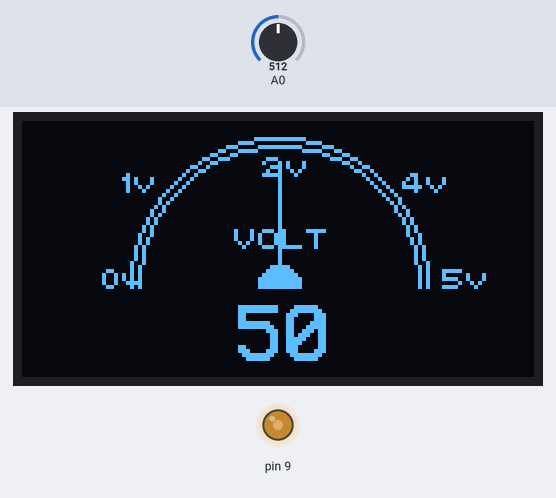
This sketch was run on a simulated Arduino Uno, built with avr-gcc and run on an emulated ATmega328P. Shown: 128×64 one-colour display, output pins drawn as LEDs (lit = HIGH). Inputs (shaded band) come from the test bench; at power-on: A0 = 512.

Above: at 1.2 s.
1.3 s: A0 set to 716
At 2.1 s:
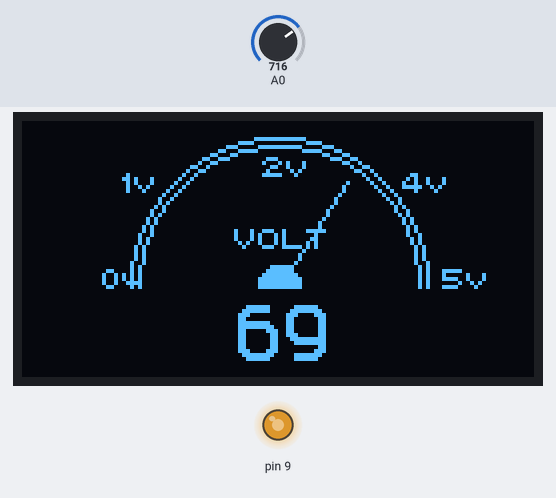
3.1 s: A0 set to 900
At 4.0 s:
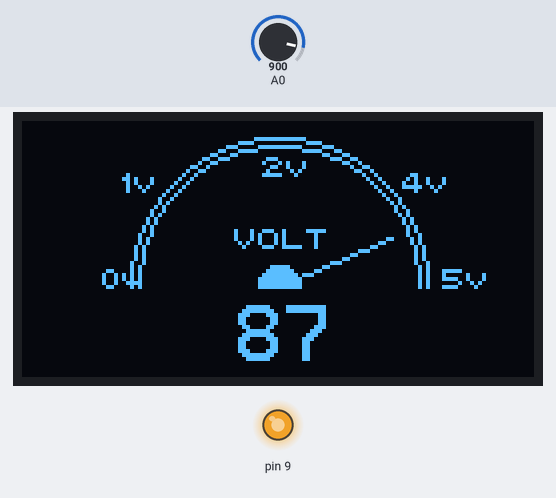
4.9 s: A0 set to 122
At 6.2 s:
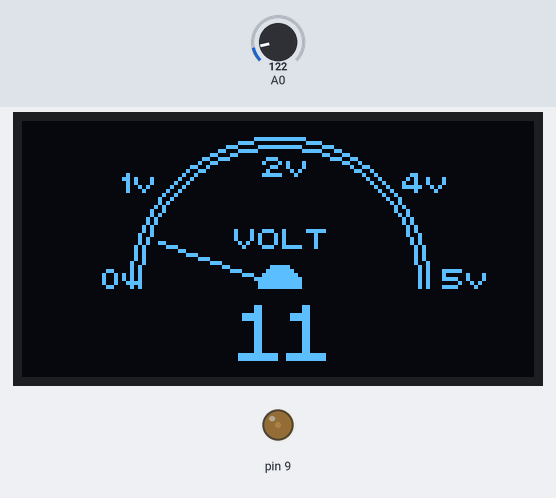
6.7 s: A0 set to 0
At 8.3 s:
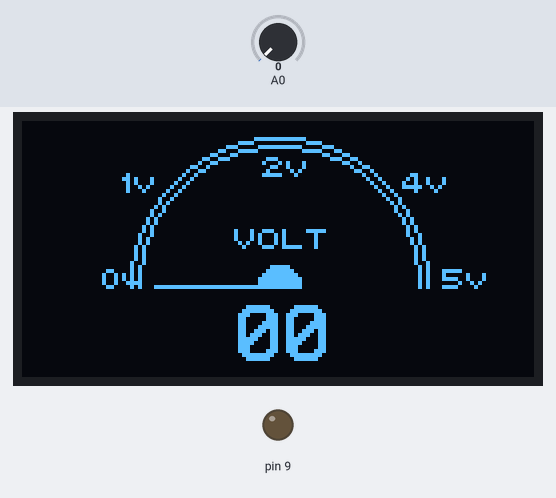
Timing chart, 0 to 9.4 s (numbered marks = the images above; inputs shaded):
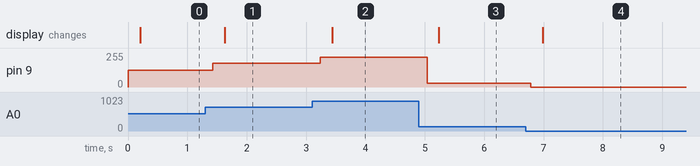

Measured:
- after the input at 1.3 s, pin 9: 127/255 → 178/255 after 0.13 s; the display: changes after 0.33 s (image 1)
- after the input at 3.1 s, pin 9: 178/255 → 224/255 after 0.14 s; the display: changes after 0.34 s (image 2)
- after the input at 4.9 s, pin 9: 224/255 → 30/255 after 0.14 s; the display: changes after 0.33 s (image 3)
- after the input at 6.7 s, pin 9: 30/255 → 0/255 after 0.08 s; the display: changes after 0.29 s (image 4)

The sketch:

Voltage_regulator.ino
```cpp
/*
  Arduino Volt Regulator

  We normally use batteries to power our arduino projects but the problem
  you would have had is that a 9volt battery runs for hardly 1 week
  (depends on the usage)and you have to buy more and more for testing
  purpose and the finished project...by buying more batteries you will
  waste your money and get E-Waste after using them as they can't be
  recharged.If you go with rechargable batteries then you gotta charge
  them often as they run out of charge pretty quickly.What I have done
  is a voltage regulator which you can resist the voltage of output
  from 0v to 5v.This project has a display which shows the current
  voltage which is outputted by a graph.

  I hope you will learn something by building this project and never have to waste money on non rechargeable batteries.

  modified 16 Feb 2023
  by Nandan Hegde
  modified 18 Feb 2023

  This is a fully functional and Volt Regulator that you can make.

  THIS IS :
  Safe unless you play with the plug adapter


  Contact:
  nandanhegde01@gmail.com


  Releases:

  v1.1.23 -- 18 FEB 2023


*/

/*start of code
---------------------------------------------
---------------------------------------------
*/
#include "U8glib.h"

int outputValue = 0;

U8GLIB_SSD1306_128X64 u8g(U8G_I2C_OPT_NONE|U8G_I2C_OPT_DEV_0); // SW SPI Com: SCK = 13, MOSI = 11, CS = 10, A0 = 9, Res = 12


int xmax=128;                                   // max length x-axis

int ymax=62;                                    // max length y-axis

int xcenter=xmax/2;                             // center of x-axis

int ycenter=ymax/2+10;                          // center of y-axis

int arc=ymax/2;

int angle=0;

char* label[] = {"VOLT","COOLANT","INTAKE", "VOLT"};    // some custom gauge labels

int labelXpos[] = {53, 45, 49, 53};                     // predefined x-position of a gauge label

#define potmeterPin A1                                  // simulate analogue value with potentiometer

int p, w, m,a=10;

u8g_uint_t xx=0;


// ------------------------------------------------- void gauge() ------------------------------------------

void gauge(uint8_t angle) {


  // draw border of the gauge

  u8g.drawCircle(xcenter,ycenter,arc+6, U8G_DRAW_UPPER_RIGHT);

  u8g.drawCircle(xcenter,ycenter,arc+4, U8G_DRAW_UPPER_RIGHT);

  u8g.drawCircle(xcenter,ycenter,arc+6, U8G_DRAW_UPPER_LEFT);

  u8g.drawCircle(xcenter,ycenter,arc+4, U8G_DRAW_UPPER_LEFT);


  // draw the needle

  float x1=sin(2*angle*2*3.14/360);              // needle position

  float y1=cos(2*angle*2*3.14/360);

  u8g.drawLine(xcenter, ycenter, xcenter+arc*x1, ycenter-arc*y1);

  u8g.drawDisc(xcenter, ycenter, 5, U8G_DRAW_UPPER_LEFT);

  u8g.drawDisc(xcenter, ycenter, 5, U8G_DRAW_UPPER_RIGHT);

  u8g.setFont(u8g_font_chikita);


  // show scale labels

  u8g.drawStr( 20, 42, "0v ");

  u8g.drawStr( 25, 18, "1v ");

  u8g.drawStr( 60, 14, "2v ");


  u8g.drawStr( 95, 18, "4v ");

  u8g.drawStr( 105, 42, "5v ");


  // show gauge label

  u8g.setPrintPos(labelXpos[0],32);

  u8g.print(label[0]);


  // show digital value and align its position

  u8g.setFont(u8g_font_profont22);

  u8g.setPrintPos(54,60);

  if (w<10){                                    // leading 0 when value less than 10

    u8g.print("0");

  }

  if (w>99) {                                   // position at 100%

    u8g.setPrintPos(47,60);

  }

  u8g.print(w);

}


// ------------------------------------------------- void setup() ------------------------------------------

void setup(void) {
pinMode(9, OUTPUT);


  u8g.setFont(u8g_font_chikita);

  u8g.setColorIndex(1);                         // Instructs the display to draw with a pixel on.


  // assign default color value

  if ( u8g.getMode() == U8G_MODE_R3G3B2 ) {

    u8g.setColorIndex(255);                     // white

  }

  else if ( u8g.getMode() == U8G_MODE_GRAY2BIT ) {

    u8g.setColorIndex(3);                       // max intensity

  }

  else if ( u8g.getMode() == U8G_MODE_BW ) {

    u8g.setColorIndex(1);                       // pixel on

  }

  else if ( u8g.getMode() == U8G_MODE_HICOLOR ) {

    u8g.setHiColorByRGB(255,255,255);

  }

}


// ------------------------------------------------- void loop() ------------------------------------------


void loop(void) {
  p = analogRead(A0);
// map it to the range of the analog out:
  outputValue = map(p, 0, 1023, 0, 255);
  // change the analog out value:
  analogWrite(9, outputValue);


 w = map(p,0,1023,0,100);                      // map it between 0 and 100

 m = map(p,0,1023,0,90);                       // map needle movement


  // show needle and dial

  xx = m;                                      // 135 = zero position, 180 = just before middle, 0 = middle, 45 = max

  if (xx<45){                                   // positie correctie

    xx=xx+135;

  }

  else {

    xx=xx-45;

  }


  // picture loop

  {

    u8g.firstPage();

    do {

      gauge(xx);

    }

    while( u8g.nextPage() );

  }

}

/*Code edited by Nandan Hegde

credits--
1)There are multiple video's on the topic "potentiometer with Arduino Oled display"


 End of code
------------------------------------------------
------------------------------------------------
*/
```
